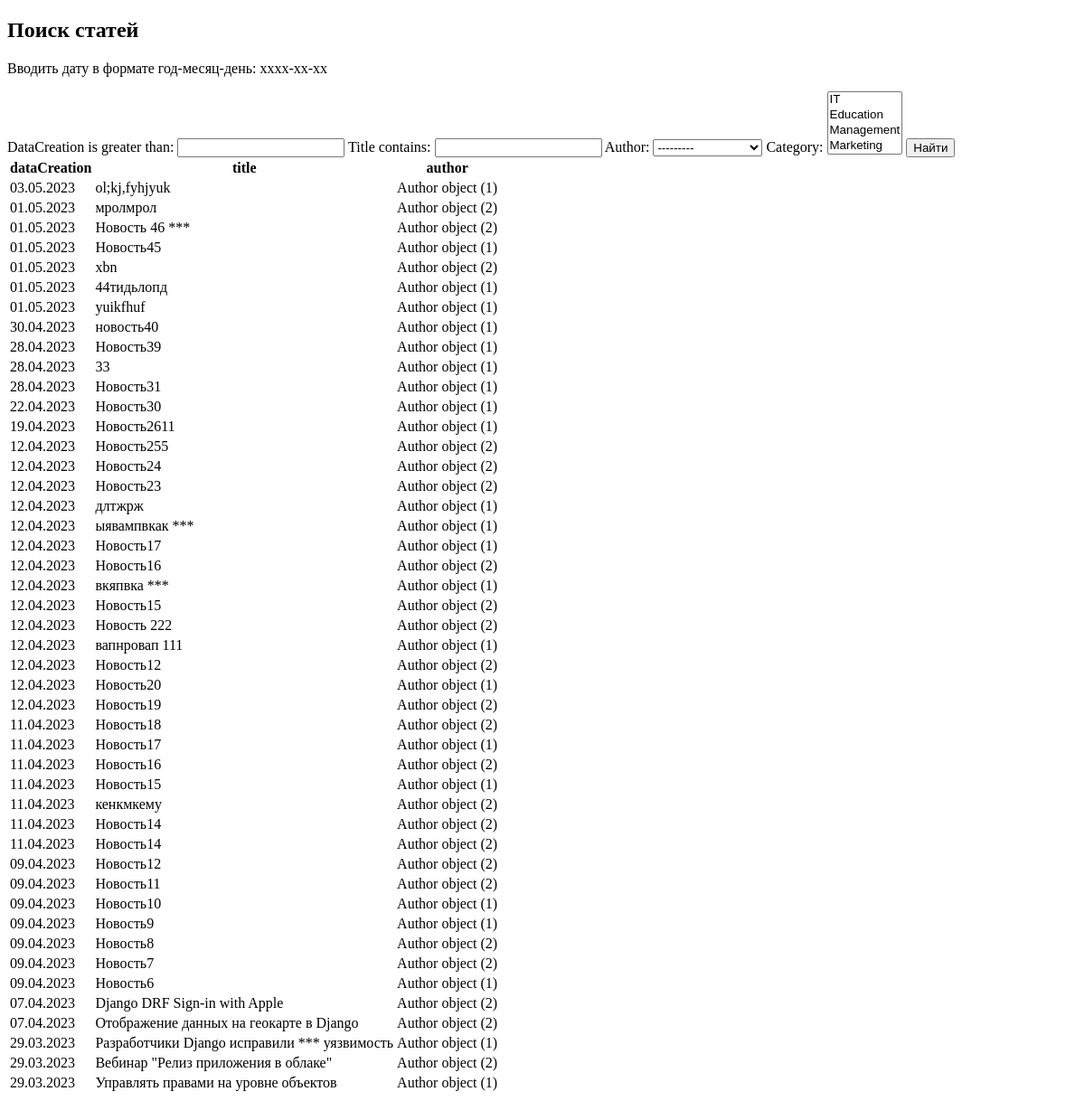
The page /news/search/ on the database as committed earlier.
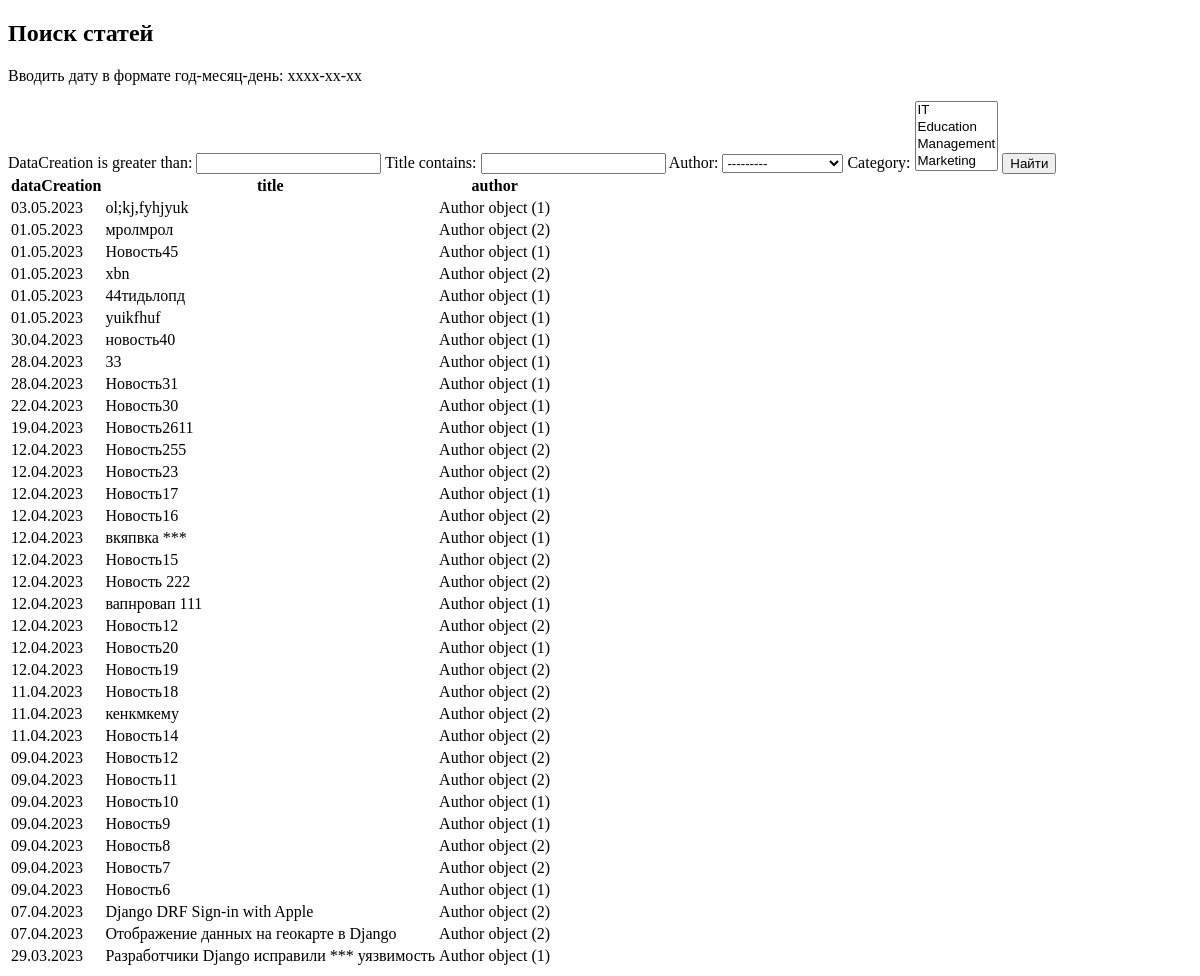
The same page on the database as committed later.
### news/models.py (models this page shows, shortened)
class Post(models.Model):
    author = models.ForeignKey(Author, on_delete=models.CASCADE)
    NEWS = 'NW'
    ARTICLE = 'AR'
    CATEGORY_CHOICES = (
        (NEWS, 'Новость'),
        (ARTICLE, 'Статья'),
    )
    categoryType = models.CharField(max_length=2, choices = CATEGORY_CHOICES, default=ARTICLE)
    dataCreation = models.DateTimeField(auto_now_add=True)
    category = models.ManyToManyField('Category', through='PostCategory')
    title = models.CharField(max_length=128)
    text = models.TextField()
    rating = models.SmallIntegerField(default=0)

class Author(models.Model):
    authorUser = models.OneToOneField(User, on_delete=models.CASCADE)
    ratingAuthor = models.SmallIntegerField(default=0)

### news/views.py (the view)
# urls.py: path('search/', PostsSearch.as_view(), name='search'),
class PostsSearch(ListView):
    model = Post  # указываем модель, объекты которой мы будем выводить
    template_name = 'search.html'  # указываем имя шаблона, в котором будет лежать HTML, в нём будут все инструкции о том, как именно пользователю должны вывестись наши объекты
    ordering = ['-dataCreation']
    def get_context_data(self,
                         **kwargs):  # забираем отфильтрованные объекты переопределяя метод get_context_data у наследуемого класса (привет, полиморфизм, мы скучали!!!)
        context = super().get_context_data(**kwargs)
        context['filter'] = PostFilter(self.request.GET,
                                       queryset=self.get_queryset())  # вписываем наш фильтр в контекст
        return context

### news/models.py (called while the page is built)
    def __str__(self):
        return self.name

### news/templatetags/custom_filters.py (called while the page is built)
@register.filter(name='censor')     # регистрируем наш фильтр под именем censor, чтоб django понимал, что это именно фильтр, а не простая функция
def censor(value):                   # первый аргумент здесь — это то значение, к которому надо применить фильтр
    for word in badwordsList:
        value = value.replace(word, '***')
    return value

### templates/search.html (shortened to what this page needs)
{% extends 'flatpages/default.html' %}
{% load custom_filters %}
{% block content %}
    <h2>Поиск статей</h2>
    <p>Вводить дату в формате год-месяц-день: хххх-xx-xx</p>
    <form method="GET">
        {{ filter.form }}
        <input type="submit" value="Найти">
    </form>
    <table>
        <thead>
            <th>
                dataCreation
            </th>
            <th>
                title
            </th>
            <th>
                author
            </th>
        </thead>
        {% for post in filter.qs %}
        <tr>
            <td>
                {{ post.dataCreation|date:'d.m.Y' }}
            </td>
            <td>
                {{ post.title|censor }}
            </td>
            <td>
                {{ post.author }}
            </td>
        </tr>
        {% endfor %}
    </table>
{% endblock content %}

### templates/flatpages/default.html (shortened to what this page needs)
<!DOCTYPE html>
<html>
<head>
</head>
<body>
    {% block content %}
    {% endblock content %}
</body>
</html>

Rows that differ between the two databases and show on the page:
removed Post: dataCreation "01.05.2023", title|censor "Новость 46 ***", author "Author object (2)"
removed Post: dataCreation "28.04.2023", title|censor "Новость39", author "Author object (1)"
removed Post: dataCreation "12.04.2023", title|censor "Новость24", author "Author object (2)"
removed Post: dataCreation "12.04.2023", title|censor "длтжрж", author "Author object (1)"
removed Post: dataCreation "12.04.2023", title|censor "ыявампвкак ***", author "Author object (1)"
removed Post: dataCreation "11.04.2023", title|censor "Новость17", author "Author object (1)"
removed Post: dataCreation "11.04.2023", title|censor "Новость16", author "Author object (2)"
removed Post: dataCreation "11.04.2023", title|censor "Новость15", author "Author object (1)"
removed Post: dataCreation "11.04.2023", title|censor "Новость14", author "Author object (2)"
removed Post: dataCreation "29.03.2023", title|censor "Вебинар \"Релиз приложения в облаке\"", author "Author object (2)"
removed Post: dataCreation "29.03.2023", title|censor "Управлять правами на уровне объектов", author "Author object (1)"
